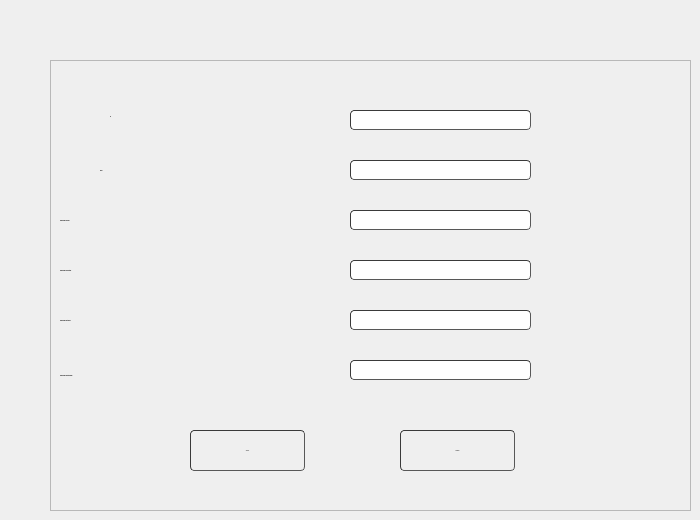
      <widget class="QWidget" name="tab_5">
       <attribute name="title">
        <string>Ajouter  congés</string>
       </attribute>
       <widget class="QFrame" name="frame_3">
        <property name="geometry">
         <rect>
          <x>50</x>
          <y>60</y>
          <width>641</width>
          <height>451</height>
         </rect>
        </property>
        <property name="frameShape">
         <enum>QFrame::StyledPanel</enum>
        </property>
        <property name="frameShadow">
         <enum>QFrame::Raised</enum>
        </property>
        <widget class="QLineEdit" name="lineEdit_id_reservation">
         <property name="geometry">
          <rect>
           <x>300</x>
           <y>50</y>
           <width>181</width>
           <height>20</height>
          </rect>
         </property>
         <property name="font">
          <font>
           <family>century gothic</family>
           <pointsize>-1</pointsize>
           <weight>75</weight>
           <italic>true</italic>
           <bold>true</bold>
          </font>
         </property>
         <property name="styleSheet">
          <string notr="true">	border-width: 1px; border-radius: 4px;
	border-color: rgb(58, 58, 58);
	border-style: inset;
	padding: 0 8px;

	selection-background-color: rgb(187, 187, 187);
	selection-color: rgb(60, 63, 65);
color: rgb(255, 255, 255);</string>
         </property>
         <property name="placeholderText">
          <string>id</string>
         </property>
        </widget>
        <widget class="QLineEdit" name="lineEdit_nomGP_music">
         <property name="geometry">
          <rect>
           <x>300</x>
           <y>100</y>
           <width>181</width>
           <height>20</height>
          </rect>
         </property>
         <property name="font">
          <font>
           <family>century gothic</family>
           <pointsize>-1</pointsize>
           <weight>75</weight>
           <italic>true</italic>
           <bold>true</bold>
          </font>
         </property>
         <property name="styleSheet">
          <string notr="true">	border-width: 1px; border-radius: 4px;
color: rgb(255, 255, 255);
	border-color: rgb(58, 58, 58);
	border-style: inset;
	padding: 0 8px;

	selection-background-color: rgb(187, 187, 187);
	selection-color: rgb(60, 63, 65);</string>
         </property>
         <property name="placeholderText">
          <string>GP Music</string>
         </property>
        </widget>
        <widget class="QLineEdit" name="lineEdit_nomGP_serveur">
         <property name="geometry">
          <rect>
           <x>300</x>
           <y>150</y>
           <width>181</width>
           <height>20</height>
          </rect>
         </property>
         <property name="font">
          <font>
           <family>century gothic</family>
           <pointsize>-1</pointsize>
           <weight>75</weight>
           <italic>true</italic>
           <bold>true</bold>
          </font>
         </property>
         <property name="styleSheet">
          <string notr="true">	border-width: 1px; border-radius: 4px;
color: rgb(255, 255, 255);
	border-color: rgb(58, 58, 58);
	border-style: inset;
	padding: 0 8px;

	selection-background-color: rgb(187, 187, 187);
	selection-color: rgb(60, 63, 65);</string>
         </property>
         <property name="placeholderText">
          <string>GP Serveur</string>
         </property>
        </widget>
        <widget class="QLineEdit" name="lineEdit_nomGP_deco">
         <property name="geometry">
          <rect>
           <x>300</x>
           <y>200</y>
           <width>181</width>
           <height>20</height>
          </rect>
         </property>
         <property name="font">
          <font>
           <family>century gothic</family>
           <pointsize>-1</pointsize>
           <weight>75</weight>
           <italic>true</italic>
           <bold>true</bold>
          </font>
         </property>
         <property name="styleSheet">
          <string notr="true">	border-width: 1px; border-radius: 4px;
color: rgb(255, 255, 255);
	border-color: rgb(58, 58, 58);
	border-style: inset;
	padding: 0 8px;

	selection-background-color: rgb(187, 187, 187);
	selection-color: rgb(60, 63, 65);</string>
         </property>
         <property name="placeholderText">
          <string>GP Décoration</string>
         </property>
        </widget>
        <widget class="QLineEdit" name="lineEdit_nomGP_patisserie">
         <property name="geometry">
          <rect>
           <x>300</x>
           <y>250</y>
           <width>181</width>
           <height>20</height>
          </rect>
         </property>
         <property name="font">
          <font>
           <family>century gothic</family>
           <pointsize>-1</pointsize>
           <weight>75</weight>
           <italic>true</italic>
           <bold>true</bold>
          </font>
         </property>
         <property name="styleSheet">
          <string notr="true">	border-width: 1px; border-radius: 4px;
color: rgb(255, 255, 255);
	border-color: rgb(58, 58, 58);
	border-style: inset;
	padding: 0 8px;

	selection-background-color: rgb(187, 187, 187);
	selection-color: rgb(60, 63, 65);</string>
         </property>
         <property name="placeholderText">
          <string>GP patisserie</string>
         </property>
        </widget>
        <widget class="QLineEdit" name="lineEdit_nomGP_photographie">
         <property name="geometry">
          <rect>
           <x>300</x>
           <y>300</y>
           <width>181</width>
           <height>20</height>
          </rect>
         </property>
         <property name="font">
          <font>
           <family>century gothic</family>
           <pointsize>-1</pointsize>
           <weight>75</weight>
           <italic>true</italic>
           <bold>true</bold>
          </font>
         </property>
         <property name="styleSheet">
          <string notr="true">	border-width: 1px; border-radius: 4px;
color: rgb(255, 255, 255);
	border-color: rgb(58, 58, 58);
	border-style: inset;
	padding: 0 8px;

	selection-background-color: rgb(187, 187, 187);
	selection-color: rgb(60, 63, 65);</string>
         </property>
         <property name="placeholderText">
          <string>GP photographie</string>
         </property>
        </widget>
        <widget class="QPushButton" name="pushButton_modifierreservation">
         <property name="geometry">
          <rect>
           <x>350</x>
           <y>370</y>
           <width>115</width>
           <height>41</height>
          </rect>
         </property>
         <property name="font">
          <font>
           <family>century gothic</family>
           <pointsize>-1</pointsize>
           <weight>50</weight>
           <bold>false</bold>
          </font>
         </property>
         <property name="styleSheet">
          <string notr="true">	border-width: 1px; border-radius: 4px;
color: rgb(0, 0, 0);
	border-color: rgb(58, 58, 58);
	border-style: inset;
	padding: 0 8px;

	selection-background-color: rgb(187, 187, 187);
	selection-color: rgb(60, 63, 65);</string>
         </property>
         <property name="text">
          <string>Modifier</string>
         </property>
         <property name="icon">
          <iconset resource="ressources.qrc">
           <normaloff>:/img/ressources/128586817_297996038251568_153686129387149344_n.png</normaloff>:/img/ressources/128586817_297996038251568_153686129387149344_n.png</iconset>
         </property>
         <property name="iconSize">
          <size>
           <width>30</width>
           <height>30</height>
          </size>
         </property>
        </widget>
        <widget class="QPushButton" name="pushButton_sauvgarderreservatio">
         <property name="geometry">
          <rect>
           <x>140</x>
           <y>370</y>
           <width>115</width>
           <height>41</height>
          </rect>
         </property>
         <property name="font">
          <font>
           <family>century gothic</family>
           <pointsize>-1</pointsize>
           <weight>50</weight>
           <bold>false</bold>
          </font>
         </property>
         <property name="styleSheet">
          <string notr="true">	border-width: 1px; border-radius: 4px;
color: rgb(0, 0, 0);
	border-color: rgb(58, 58, 58);
	border-style: inset;
	padding: 0 8px;

	selection-background-color: rgb(187, 187, 187);
	selection-color: rgb(60, 63, 65);</string>
         </property>
         <property name="text">
          <string>Ajouter</string>
         </property>
         <property name="icon">
          <iconset resource="ressources.qrc">
           <normaloff>:/img/ressources/128362656_213598176780517_3160026623662294284_n.png</normaloff>:/img/ressources/128362656_213598176780517_3160026623662294284_n.png</iconset>
         </property>
         <property name="iconSize">
          <size>
           <width>30</width>
           <height>30</height>
          </size>
         </property>
        </widget>
        <widget class="QLabel" name="label_9">
         <property name="geometry">
          <rect>
           <x>50</x>
           <y>100</y>
           <width>191</width>
           <height>20</height>
          </rect>
         </property>
         <property name="font">
          <font>
           <family>century gothic</family>
           <pointsize>-1</pointsize>
           <weight>75</weight>
           <italic>true</italic>
           <bold>true</bold>
          </font>
         </property>
         <property name="styleSheet">
          <string notr="true">color: rgb(0, 0, 0);</string>
         </property>
         <property name="text">
          <string>obba</string>
         </property>
        </widget>
        <widget class="QLabel" name="label_10">
         <property name="geometry">
          <rect>
           <x>10</x>
           <y>150</y>
           <width>211</width>
           <height>20</height>
          </rect>
         </property>
         <property name="font">
          <font>
           <family>century gothic</family>
           <pointsize>-1</pointsize>
           <weight>75</weight>
           <italic>true</italic>
           <bold>true</bold>
          </font>
         </property>
         <property name="styleSheet">
          <string notr="true">color: rgb(0, 0, 0);</string>
         </property>
         <property name="text">
          <string>Nom Groupe Serveur</string>
         </property>
        </widget>
        <widget class="QLabel" name="label_11">
         <property name="geometry">
          <rect>
           <x>10</x>
           <y>200</y>
           <width>221</width>
           <height>20</height>
          </rect>
         </property>
         <property name="font">
          <font>
           <family>century gothic</family>
           <pointsize>-1</pointsize>
           <weight>75</weight>
           <italic>true</italic>
           <bold>true</bold>
          </font>
         </property>
         <property name="styleSheet">
          <string notr="true">color: rgb(0, 0, 0);</string>
         </property>
         <property name="text">
          <string>Nom Groupe Décoration</string>
         </property>
        </widget>
        <widget class="QLabel" name="label_12">
         <property name="geometry">
          <rect>
           <x>10</x>
           <y>250</y>
           <width>221</width>
           <height>20</height>
          </rect>
         </property>
         <property name="font">
          <font>
           <family>century gothic</family>
           <pointsize>-1</pointsize>
           <weight>75</weight>
           <italic>true</italic>
           <bold>true</bold>
          </font>
         </property>
         <property name="styleSheet">
          <string notr="true">color: rgb(0, 0, 0);</string>
         </property>
         <property name="text">
          <string>Nom Groupe Patisserie</string>
         </property>
        </widget>
        <widget class="QLabel" name="label_13">
         <property name="geometry">
          <rect>
           <x>10</x>
           <y>300</y>
           <width>261</width>
           <height>31</height>
          </rect>
         </property>
         <property name="font">
          <font>
           <family>century gothic</family>
           <pointsize>-1</pointsize>
           <weight>75</weight>
           <italic>true</italic>
           <bold>true</bold>
          </font>
         </property>
         <property name="styleSheet">
          <string notr="true">color: rgb(0, 0, 0);</string>
         </property>
         <property name="text">
          <string>Nom Groupe Photographie</string>
         </property>
        </widget>
        <widget class="QLabel" name="label_16">
         <property name="geometry">
          <rect>
           <x>60</x>
           <y>50</y>
           <width>47</width>
           <height>13</height>
          </rect>
         </property>
         <property name="font">
          <font>
           <family>century gothic</family>
           <pointsize>-1</pointsize>
           <weight>75</weight>
           <italic>true</italic>
           <bold>true</bold>
          </font>
         </property>
         <property name="styleSheet">
          <string notr="true">color: rgb(0, 0, 0);</string>
         </property>
         <property name="text">
          <string>ID</string>
         </property>
        </widget>
       </widget>
      </widget>
